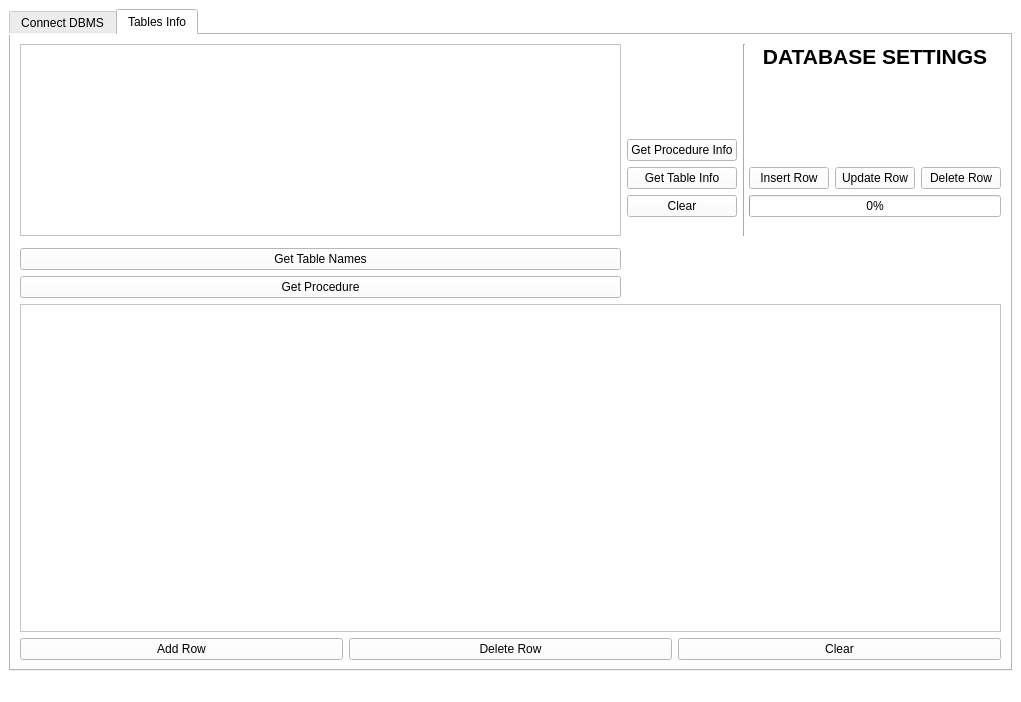
<?xml version="1.0" encoding="UTF-8"?>
<ui version="4.0">
 <class>DatabaseManagementSystem</class>
 <widget class="QMainWindow" name="DatabaseManagementSystem">
  <property name="enabled">
   <bool>true</bool>
  </property>
  <property name="geometry">
   <rect>
    <x>0</x>
    <y>0</y>
    <width>1021</width>
    <height>702</height>
   </rect>
  </property>
  <property name="windowTitle">
   <string>Database Management System</string>
  </property>
  <property name="windowIcon">
   <iconset>
    <normaloff>database.png</normaloff>database.png</iconset>
  </property>
  <property name="autoFillBackground">
   <bool>false</bool>
  </property>
  <property name="styleSheet">
   <string notr="true">background-color: rgb(255, 255, 255);
font: 12pt &quot;Times New Roman&quot;;</string>
  </property>
  <widget class="QWidget" name="centralwidget">
   <layout class="QGridLayout" name="gridLayout_3">
    <item row="0" column="0">
     <widget class="QTabWidget" name="tabWidget">
      <property name="sizePolicy">
       <sizepolicy hsizetype="Expanding" vsizetype="Expanding">
        <horstretch>0</horstretch>
        <verstretch>0</verstretch>
       </sizepolicy>
      </property>
      <property name="autoFillBackground">
       <bool>false</bool>
      </property>
      <property name="currentIndex">
       <number>1</number>
      </property>
      <widget class="QWidget" name="connectDBMSTab">
       <attribute name="title">
        <string>Connect DBMS</string>
       </attribute>
       <layout class="QGridLayout" name="gridLayout_2">
        <item row="0" column="0">
         <layout class="QGridLayout" name="gridLayout">
          <item row="2" column="3">
           <widget class="QLineEdit" name="databaseNameInput"/>
          </item>
          <item row="3" column="3">
           <widget class="QPushButton" name="connectButton">
            <property name="text">
             <string>Connect</string>
            </property>
           </widget>
          </item>
          <item row="4" column="3">
           <widget class="QPushButton" name="disconnectButton">
            <property name="text">
             <string>Disconnect</string>
            </property>
           </widget>
          </item>
          <item row="0" column="0" colspan="4">
           <widget class="QLabel" name="label">
            <property name="text">
             <string>&lt;html&gt;&lt;head/&gt;&lt;body&gt;&lt;p align=&quot;center&quot;&gt;&lt;span style=&quot; font-size:18pt; font-weight:600;&quot;&gt;CONNECT DATABASE&lt;/span&gt;&lt;/p&gt;&lt;/body&gt;&lt;/html&gt;</string>
            </property>
           </widget>
          </item>
          <item row="1" column="3">
           <widget class="QLineEdit" name="serverNameInput"/>
          </item>
          <item row="1" column="0">
           <widget class="QLabel" name="label_2">
            <property name="text">
             <string>Server Name: </string>
            </property>
           </widget>
          </item>
          <item row="2" column="0">
           <widget class="QLabel" name="label_3">
            <property name="text">
             <string>Database Name:</string>
            </property>
           </widget>
          </item>
         </layout>
        </item>
       </layout>
      </widget>
      <widget class="QWidget" name="tableInfoTab">
       <attribute name="title">
        <string>Tables Info</string>
       </attribute>
       <layout class="QGridLayout" name="gridLayout_5">
        <item row="5" column="1">
         <widget class="QPushButton" name="deleteRow">
          <property name="text">
           <string>Delete Row</string>
          </property>
         </widget>
        </item>
        <item row="5" column="0">
         <widget class="QPushButton" name="addRow">
          <property name="text">
           <string>Add Row</string>
          </property>
         </widget>
        </item>
        <item row="4" column="0" colspan="3">
         <widget class="QTableWidget" name="selectedTableInfo"/>
        </item>
        <item row="1" column="0" colspan="3">
         <layout class="QGridLayout" name="gridLayout_4">
          <item row="2" column="0" rowspan="8">
           <widget class="QListWidget" name="listTable"/>
          </item>
          <item row="12" column="0">
           <widget class="QPushButton" name="pushButton">
            <property name="text">
             <string>Get Procedure</string>
            </property>
           </widget>
          </item>
          <item row="7" column="6">
           <widget class="QPushButton" name="DeleteRowButton">
            <property name="text">
             <string>Delete Row</string>
            </property>
           </widget>
          </item>
          <item row="8" column="4" colspan="3">
           <widget class="QProgressBar" name="progressBar">
            <property name="enabled">
             <bool>true</bool>
            </property>
            <property name="contextMenuPolicy">
             <enum>Qt::PreventContextMenu</enum>
            </property>
            <property name="inputMethodHints">
             <set>Qt::ImhNone</set>
            </property>
            <property name="value">
             <number>0</number>
            </property>
            <property name="textVisible">
             <bool>true</bool>
            </property>
            <property name="orientation">
             <enum>Qt::Horizontal</enum>
            </property>
           </widget>
          </item>
          <item row="2" column="2" rowspan="4">
           <spacer name="verticalSpacer">
            <property name="orientation">
             <enum>Qt::Vertical</enum>
            </property>
            <property name="sizeHint" stdset="0">
             <size>
              <width>20</width>
              <height>40</height>
             </size>
            </property>
           </spacer>
          </item>
          <item row="7" column="5">
           <widget class="QPushButton" name="updateRowButton">
            <property name="text">
             <string>Update Row</string>
            </property>
           </widget>
          </item>
          <item row="3" column="4" colspan="3">
           <spacer name="horizontalSpacer_2">
            <property name="orientation">
             <enum>Qt::Horizontal</enum>
            </property>
            <property name="sizeHint" stdset="0">
             <size>
              <width>40</width>
              <height>20</height>
             </size>
            </property>
           </spacer>
          </item>
          <item row="9" column="2" rowspan="4">
           <spacer name="verticalSpacer_2">
            <property name="orientation">
             <enum>Qt::Vertical</enum>
            </property>
            <property name="sizeHint" stdset="0">
             <size>
              <width>20</width>
              <height>40</height>
             </size>
            </property>
           </spacer>
          </item>
          <item row="7" column="2">
           <widget class="QPushButton" name="getTableInfo">
            <property name="text">
             <string>Get Table Info</string>
            </property>
           </widget>
          </item>
          <item row="2" column="3" rowspan="8" colspan="2">
           <widget class="Line" name="line">
            <property name="orientation">
             <enum>Qt::Vertical</enum>
            </property>
           </widget>
          </item>
          <item row="8" column="2">
           <widget class="QPushButton" name="clearListWidget">
            <property name="text">
             <string>Clear</string>
            </property>
           </widget>
          </item>
          <item row="2" column="4" colspan="3">
           <widget class="QLabel" name="label_4">
            <property name="text">
             <string>&lt;html&gt;&lt;head/&gt;&lt;body&gt;&lt;p align=&quot;center&quot;&gt;&lt;span style=&quot; font-size:16pt; font-weight:600;&quot;&gt;DATABASE SETTINGS&lt;/span&gt;&lt;/p&gt;&lt;/body&gt;&lt;/html&gt;</string>
            </property>
           </widget>
          </item>
          <item row="11" column="0">
           <widget class="QPushButton" name="getTable">
            <property name="text">
             <string>Get Table Names</string>
            </property>
           </widget>
          </item>
          <item row="7" column="4">
           <widget class="QPushButton" name="insertRowButton">
            <property name="text">
             <string>Insert Row</string>
            </property>
           </widget>
          </item>
          <item row="9" column="4" rowspan="3" colspan="3">
           <widget class="QLabel" name="progressLabel">
            <property name="text">
             <string>&lt;html&gt;&lt;head/&gt;&lt;body&gt;&lt;p&gt;&lt;br/&gt;&lt;/p&gt;&lt;/body&gt;&lt;/html&gt;</string>
            </property>
           </widget>
          </item>
          <item row="6" column="2">
           <widget class="QPushButton" name="getProcedureInfo">
            <property name="text">
             <string>Get Procedure Info</string>
            </property>
           </widget>
          </item>
         </layout>
        </item>
        <item row="5" column="2">
         <widget class="QPushButton" name="clearTable">
          <property name="text">
           <string>Clear</string>
          </property>
         </widget>
        </item>
       </layout>
      </widget>
     </widget>
    </item>
   </layout>
  </widget>
  <widget class="QMenuBar" name="menubar">
   <property name="geometry">
    <rect>
     <x>0</x>
     <y>0</y>
     <width>1021</width>
     <height>28</height>
    </rect>
   </property>
  </widget>
  <widget class="QStatusBar" name="statusbar"/>
 </widget>
 <resources/>
 <connections/>
</ui>
